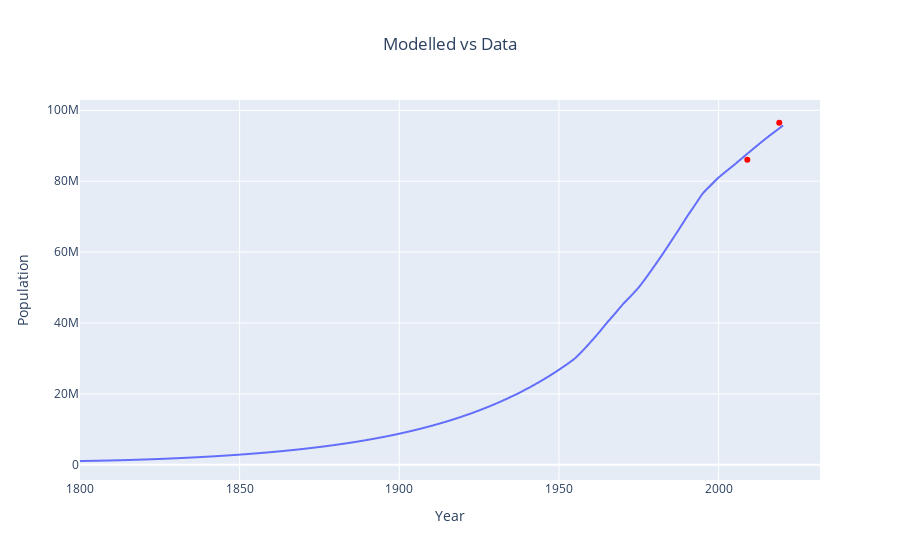

Notebook source saved alongside this figure:
### Code cell
fig2_1 = px.line(
    derived_df_0,
    x=derived_df_0.index,
    y="total_population",
)
fig2_2 = px.scatter(x= plots['total_population']['times'], y = plots['total_population']['values'])
fig2_2.update_traces(marker=dict(color="red"))
fig2_3 = go.Figure(
    data=fig2_1.data + fig2_2.data,
)
fig2_3.update_layout(
    title="Modelled vs Data", title_x=0.5, xaxis_title="Year", yaxis_title="Population"
)
fig2_3

### Figure 1 — Plotly figure (JSON) as saved in the notebook; plotly's stock layout.template omitted (floating-point values rounded to 4 significant figures; data arrays with more than 128 entries replaced by an {"elided": "..."} marker saying what was removed)
{"data": [{"hovertemplate": "index=%{x}<br>total_population=%{y}<extra></extra>", "legendgroup": "", "line": {"color": "#636efa", "dash": "solid"}, "marker": {"symbol": "circle"}, "mode": "lines", "name": "", "showlegend": false, "type": "scattergl", "x": {"elided": "2201 float values"}, "xaxis": "x", "y": {"elided": "2201 float values"}, "yaxis": "y"}, {"hovertemplate": "x=%{x}<br>y=%{y}<extra></extra>", "legendgroup": "", "marker": {"color": "red", "symbol": "circle"}, "mode": "markers", "name": "", "orientation": "v", "showlegend": false, "type": "scatter", "x": [2009, 2019], "xaxis": "x", "y": [86025000, 96484000], "yaxis": "y"}], "layout": {"title": {"text": "Modelled vs Data", "x": 0.5}, "xaxis": {"title": {"text": "Year"}}, "yaxis": {"title": {"text": "Population"}}}}
